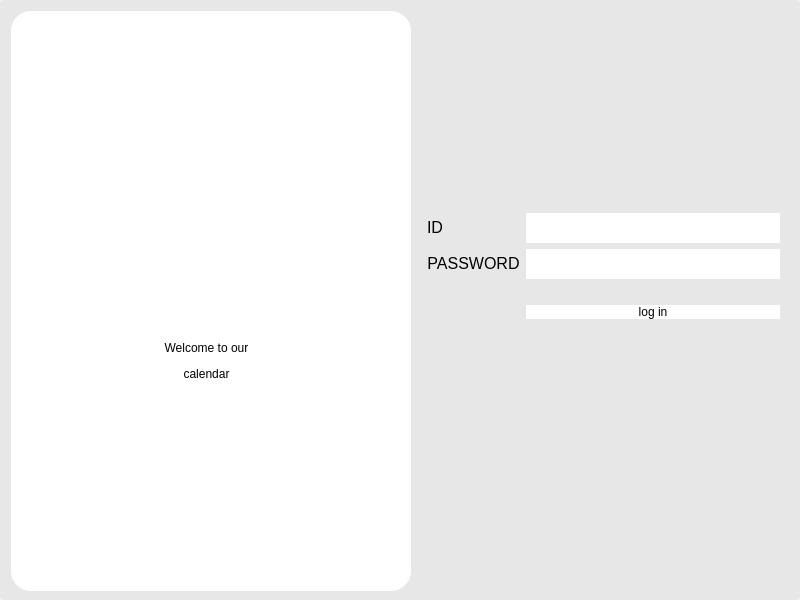
<?xml version="1.0" encoding="UTF-8"?>
<ui version="4.0">
 <class>Dialog</class>
 <widget class="QDialog" name="Dialog">
  <property name="geometry">
   <rect>
    <x>0</x>
    <y>0</y>
    <width>800</width>
    <height>600</height>
   </rect>
  </property>
  <property name="minimumSize">
   <size>
    <width>800</width>
    <height>600</height>
   </size>
  </property>
  <property name="windowTitle">
   <string>Dialog</string>
  </property>
  <layout class="QHBoxLayout" name="horizontalLayout">
   <property name="spacing">
    <number>0</number>
   </property>
   <property name="leftMargin">
    <number>0</number>
   </property>
   <property name="topMargin">
    <number>0</number>
   </property>
   <property name="rightMargin">
    <number>0</number>
   </property>
   <property name="bottomMargin">
    <number>0</number>
   </property>
   <item>
    <widget class="QWidget" name="widget" native="true">
     <property name="styleSheet">
      <string notr="true">color: rgb(0, 0, 0);
background-color: rgb(231, 231, 231);
border-radius: 5px;
font: 11pt &quot;LG Smart UI Regular&quot;;</string>
     </property>
     <layout class="QHBoxLayout" name="horizontalLayout_2">
      <property name="spacing">
       <number>7</number>
      </property>
      <property name="leftMargin">
       <number>11</number>
      </property>
      <property name="topMargin">
       <number>11</number>
      </property>
      <property name="rightMargin">
       <number>11</number>
      </property>
      <property name="bottomMargin">
       <number>11</number>
      </property>
      <item>
       <widget class="QFrame" name="frame_2">
        <property name="minimumSize">
         <size>
          <width>400</width>
          <height>580</height>
         </size>
        </property>
        <property name="styleSheet">
         <string notr="true">color: rgb(0, 0, 0);
background-color: rgb(255, 255, 255);
border-radius: 20px;
font: 12pt &quot;LG Smart UI Regular&quot;;</string>
        </property>
        <property name="frameShape">
         <enum>QFrame::StyledPanel</enum>
        </property>
        <property name="frameShadow">
         <enum>QFrame::Raised</enum>
        </property>
        <widget class="QLabel" name="label">
         <property name="geometry">
          <rect>
           <x>0</x>
           <y>290</y>
           <width>391</width>
           <height>121</height>
          </rect>
         </property>
         <property name="styleSheet">
          <string notr="true">
font: 20pt &quot;LG Smart UI Regular&quot;;
color: rgb(0, 0, 0);</string>
         </property>
         <property name="text">
          <string>&lt;html&gt;&lt;head/&gt;&lt;body&gt;&lt;p align=&quot;center&quot;&gt;Welcome to our&lt;/p&gt;&lt;p align=&quot;center&quot;&gt;calendar&lt;/p&gt;&lt;/body&gt;&lt;/html&gt;</string>
         </property>
        </widget>
        <widget class="QLabel" name="label_4">
         <property name="geometry">
          <rect>
           <x>150</x>
           <y>160</y>
           <width>100</width>
           <height>100</height>
          </rect>
         </property>
         <property name="text">
          <string/>
         </property>
         <property name="pixmap">
          <pixmap>../icons/calendar.png</pixmap>
         </property>
         <property name="scaledContents">
          <bool>true</bool>
         </property>
        </widget>
       </widget>
      </item>
      <item alignment="Qt::AlignVCenter">
       <widget class="QFrame" name="frame">
        <property name="minimumSize">
         <size>
          <width>350</width>
          <height>580</height>
         </size>
        </property>
        <property name="frameShape">
         <enum>QFrame::StyledPanel</enum>
        </property>
        <property name="frameShadow">
         <enum>QFrame::Raised</enum>
        </property>
        <layout class="QFormLayout" name="formLayout">
         <property name="topMargin">
          <number>202</number>
         </property>
         <item row="1" column="1">
          <widget class="QLineEdit" name="id">
           <property name="minimumSize">
            <size>
             <width>0</width>
             <height>30</height>
            </size>
           </property>
           <property name="styleSheet">
            <string notr="true">border-radius: 20px;
background-color: rgb(255, 255, 255);</string>
           </property>
          </widget>
         </item>
         <item row="0" column="1">
          <widget class="QLineEdit" name="password">
           <property name="minimumSize">
            <size>
             <width>0</width>
             <height>30</height>
            </size>
           </property>
           <property name="styleSheet">
            <string notr="true">border-radius: 20px;
background-color: rgb(255, 255, 255);</string>
           </property>
          </widget>
         </item>
         <item row="1" column="0">
          <widget class="QLabel" name="label_3">
           <property name="styleSheet">
            <string notr="true">font: 20pt &quot;LG Smart UI Regular&quot;;</string>
           </property>
           <property name="text">
            <string>&lt;html&gt;&lt;head/&gt;&lt;body&gt;&lt;p align=&quot;center&quot;&gt;&lt;span style=&quot; font-size:12pt;&quot;&gt;PASSWORD&lt;/span&gt;&lt;/p&gt;&lt;/body&gt;&lt;/html&gt;</string>
           </property>
          </widget>
         </item>
         <item row="0" column="0">
          <widget class="QLabel" name="label_2">
           <property name="styleSheet">
            <string notr="true">font: 20pt &quot;LG Smart UI Regular&quot;;</string>
           </property>
           <property name="text">
            <string>&lt;html&gt;&lt;head/&gt;&lt;body&gt;&lt;p align=&quot;center&quot;&gt;&lt;span style=&quot; font-size:12pt; color:#000000;&quot;&gt;ID&lt;/span&gt;&lt;/p&gt;&lt;/body&gt;&lt;/html&gt;</string>
           </property>
          </widget>
         </item>
         <item row="5" column="1">
          <widget class="QPushButton" name="loginbox">
           <property name="styleSheet">
            <string notr="true">color: BLACK;
font: 12pt &quot;LG Smart UI Regular&quot;;
background-color: rgb(255, 255, 255);
border-radius: 20px;</string>
           </property>
           <property name="text">
            <string>log in</string>
           </property>
          </widget>
         </item>
         <item row="2" column="0" colspan="2">
          <widget class="QLabel" name="error">
           <property name="styleSheet">
            <string notr="true">font: 10pt &quot;LG Smart UI Regular&quot;; color:rgb(99, 0, 1)</string>
           </property>
           <property name="text">
            <string/>
           </property>
          </widget>
         </item>
        </layout>
       </widget>
      </item>
     </layout>
    </widget>
   </item>
  </layout>
 </widget>
 <resources>
  <include location="../button_icon.qrc"/>
 </resources>
 <connections/>
</ui>
